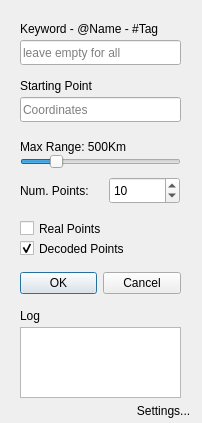
<?xml version="1.0" encoding="UTF-8"?>
<ui version="4.0">
 <class>SocialActivityDialogBase</class>
 <widget class="QDialog" name="SocialActivityDialogBase">
  <property name="windowModality">
   <enum>Qt::WindowModal</enum>
  </property>
  <property name="geometry">
   <rect>
    <x>0</x>
    <y>0</y>
    <width>202</width>
    <height>423</height>
   </rect>
  </property>
  <property name="minimumSize">
   <size>
    <width>202</width>
    <height>423</height>
   </size>
  </property>
  <property name="maximumSize">
   <size>
    <width>202</width>
    <height>423</height>
   </size>
  </property>
  <property name="windowTitle">
   <string>Social Activity</string>
  </property>
  <property name="windowIcon">
   <iconset>
    <normaloff>:/plugins/social_activity/icon.png</normaloff>:/plugins/social_activity/icon.png</iconset>
  </property>
  <widget class="QDialogButtonBox" name="button_box">
   <property name="geometry">
    <rect>
     <x>20</x>
     <y>267</y>
     <width>161</width>
     <height>32</height>
    </rect>
   </property>
   <property name="orientation">
    <enum>Qt::Horizontal</enum>
   </property>
   <property name="standardButtons">
    <set>QDialogButtonBox::Cancel|QDialogButtonBox::Ok</set>
   </property>
  </widget>
  <widget class="QLineEdit" name="lineEdit_Coordinates">
   <property name="geometry">
    <rect>
     <x>20</x>
     <y>97</y>
     <width>161</width>
     <height>25</height>
    </rect>
   </property>
   <property name="toolTip">
    <string>Click here and set a starting point on the map</string>
   </property>
   <property name="readOnly">
    <bool>true</bool>
   </property>
   <property name="placeholderText">
    <string>Coordinates</string>
   </property>
  </widget>
  <widget class="QCheckBox" name="checkBox_realPoints">
   <property name="enabled">
    <bool>true</bool>
   </property>
   <property name="geometry">
    <rect>
     <x>20</x>
     <y>217</y>
     <width>161</width>
     <height>23</height>
    </rect>
   </property>
   <property name="text">
    <string>Real Points</string>
   </property>
   <property name="checked">
    <bool>false</bool>
   </property>
  </widget>
  <widget class="QCheckBox" name="checkBox_decodedPoints">
   <property name="geometry">
    <rect>
     <x>20</x>
     <y>237</y>
     <width>161</width>
     <height>23</height>
    </rect>
   </property>
   <property name="text">
    <string>Decoded Points</string>
   </property>
   <property name="checked">
    <bool>true</bool>
   </property>
  </widget>
  <widget class="QTextEdit" name="textEdit_Log">
   <property name="enabled">
    <bool>true</bool>
   </property>
   <property name="geometry">
    <rect>
     <x>20</x>
     <y>327</y>
     <width>161</width>
     <height>71</height>
    </rect>
   </property>
   <property name="verticalScrollBarPolicy">
    <enum>Qt::ScrollBarAlwaysOff</enum>
   </property>
   <property name="horizontalScrollBarPolicy">
    <enum>Qt::ScrollBarAlwaysOff</enum>
   </property>
   <property name="lineWrapColumnOrWidth">
    <number>1</number>
   </property>
   <property name="readOnly">
    <bool>true</bool>
   </property>
  </widget>
  <widget class="QLabel" name="label_Log">
   <property name="geometry">
    <rect>
     <x>20</x>
     <y>307</y>
     <width>66</width>
     <height>17</height>
    </rect>
   </property>
   <property name="text">
    <string>Log</string>
   </property>
  </widget>
  <widget class="QLabel" name="label_startingPoint">
   <property name="geometry">
    <rect>
     <x>20</x>
     <y>77</y>
     <width>121</width>
     <height>17</height>
    </rect>
   </property>
   <property name="text">
    <string>Starting Point</string>
   </property>
  </widget>
  <widget class="QSlider" name="horizontalSlide_maxRange">
   <property name="geometry">
    <rect>
     <x>20</x>
     <y>147</y>
     <width>161</width>
     <height>29</height>
    </rect>
   </property>
   <property name="minimum">
    <number>1</number>
   </property>
   <property name="maximum">
    <number>2500</number>
   </property>
   <property name="pageStep">
    <number>100</number>
   </property>
   <property name="value">
    <number>500</number>
   </property>
   <property name="sliderPosition">
    <number>500</number>
   </property>
   <property name="orientation">
    <enum>Qt::Horizontal</enum>
   </property>
   <property name="tickPosition">
    <enum>QSlider::NoTicks</enum>
   </property>
  </widget>
  <widget class="QLabel" name="label_maxRange">
   <property name="geometry">
    <rect>
     <x>20</x>
     <y>137</y>
     <width>161</width>
     <height>20</height>
    </rect>
   </property>
   <property name="text">
    <string>Max Range: 500Km</string>
   </property>
  </widget>
  <widget class="QSpinBox" name="spinBox_numPoints">
   <property name="geometry">
    <rect>
     <x>109</x>
     <y>177</y>
     <width>71</width>
     <height>27</height>
    </rect>
   </property>
   <property name="minimum">
    <number>1</number>
   </property>
   <property name="maximum">
    <number>10000</number>
   </property>
   <property name="value">
    <number>10</number>
   </property>
  </widget>
  <widget class="QLabel" name="label_numPoints">
   <property name="geometry">
    <rect>
     <x>20</x>
     <y>180</y>
     <width>91</width>
     <height>21</height>
    </rect>
   </property>
   <property name="text">
    <string>Num. Points:</string>
   </property>
  </widget>
  <widget class="QLineEdit" name="lineEdit_Keyword">
   <property name="geometry">
    <rect>
     <x>20</x>
     <y>40</y>
     <width>161</width>
     <height>25</height>
    </rect>
   </property>
   <property name="toolTip">
    <string>Leave it empty to search all post</string>
   </property>
   <property name="readOnly">
    <bool>false</bool>
   </property>
   <property name="placeholderText">
    <string>leave empty for all</string>
   </property>
  </widget>
  <widget class="QLabel" name="label_Keyword">
   <property name="geometry">
    <rect>
     <x>20</x>
     <y>20</y>
     <width>171</width>
     <height>17</height>
    </rect>
   </property>
   <property name="text">
    <string>Keyword - @Name - #Tag</string>
   </property>
  </widget>
  <widget class="QPushButton" name="pushButton_Settings">
   <property name="geometry">
    <rect>
     <x>128</x>
     <y>400</y>
     <width>71</width>
     <height>21</height>
    </rect>
   </property>
   <property name="mouseTracking">
    <bool>false</bool>
   </property>
   <property name="autoFillBackground">
    <bool>false</bool>
   </property>
   <property name="text">
    <string>Settings...</string>
   </property>
   <property name="autoDefault">
    <bool>false</bool>
   </property>
   <property name="flat">
    <bool>true</bool>
   </property>
  </widget>
 </widget>
 <resources/>
 <connections>
  <connection>
   <sender>button_box</sender>
   <signal>rejected()</signal>
   <receiver>SocialActivityDialogBase</receiver>
   <slot>reject()</slot>
   <hints>
    <hint type="sourcelabel">
     <x>20</x>
     <y>20</y>
    </hint>
    <hint type="destinationlabel">
     <x>20</x>
     <y>20</y>
    </hint>
   </hints>
  </connection>
 </connections>
</ui>
